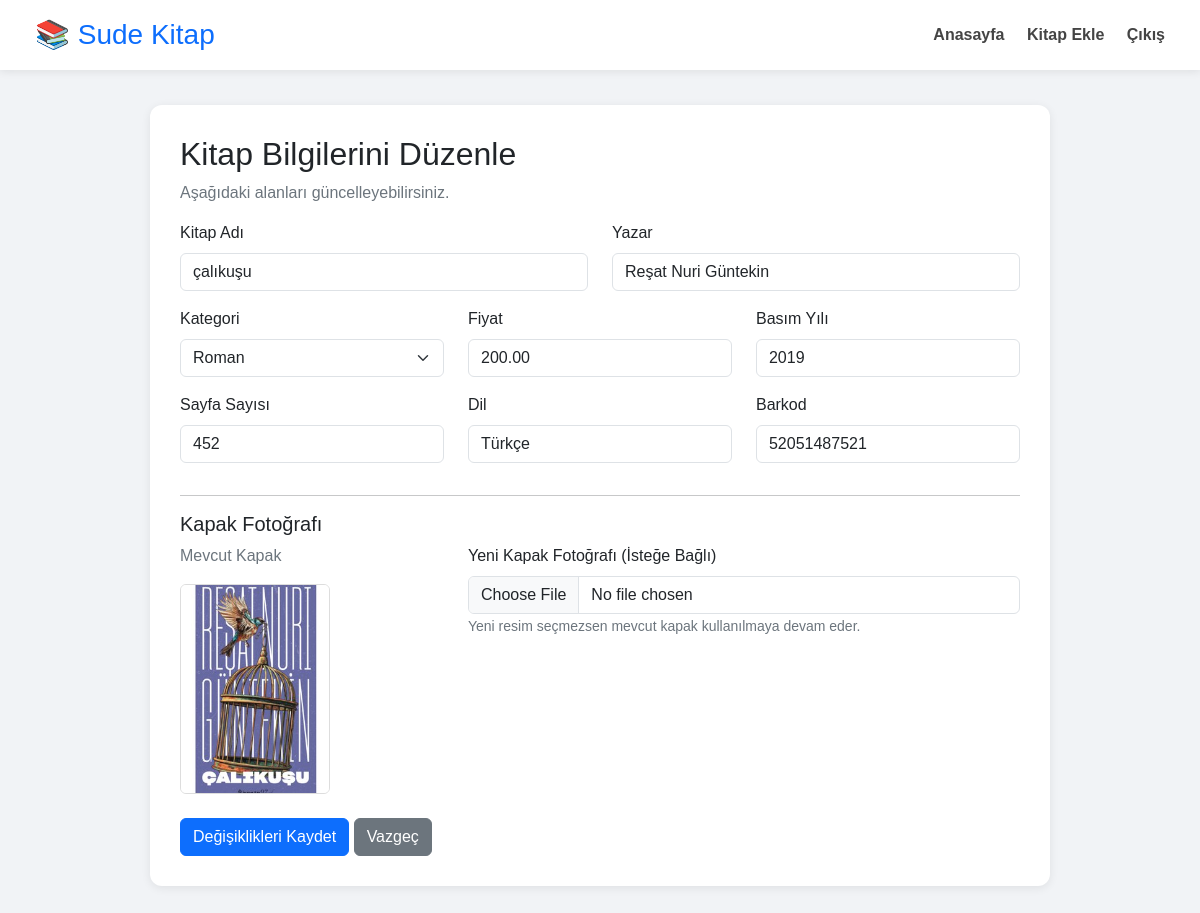
The page /admin/duzenle.php?id=1 (signed in) on the database its author committed.
### tables this page shows
CREATE TABLE `kitaplar` (
  `kitap_id` int(11) NOT NULL,
  `kitap_adi` varchar(150) NOT NULL,
  `kitap_turu` int(11) NOT NULL,
  `yazar` varchar(100) NOT NULL,
  `sayfa` int(11) DEFAULT NULL,
  `yili` int(11) DEFAULT NULL,
  `dili` varchar(50) DEFAULT NULL,
  `fiyat` decimal(10,2) DEFAULT NULL,
  `barkod` varchar(50) DEFAULT NULL,
  `kapak_foto` varchar(255) DEFAULT NULL,
  `ozet` text DEFAULT NULL,
  `eklenme_tarihi` timestamp NOT NULL DEFAULT current_timestamp()
);

### admin/duzenle.php (the view, shortened to what this page needs)
<?php
include("../includes/db.php");
$id = (int)$_GET["id"];
$kitap = mysqli_query($baglanti,"SELECT * FROM kitaplar WHERE kitap_id='$id'");
$veri = mysqli_fetch_assoc($kitap);
$kategoriler = mysqli_query($baglanti,"SELECT * FROM kategoriler");
?>
<!DOCTYPE html>
<html lang="tr">
<head>
<link href="https://cdn.jsdelivr.net/npm/bootstrap@5.3.3/dist/css/bootstrap.min.css" rel="stylesheet">
</head>
<body>
<header>
<h3>📚 Sude Kitap</h3>
<div>
<a href="index.php">Anasayfa</a>
<a href="ekle.php">Kitap Ekle</a>
<a href="cikis.php">Çıkış</a>
</div>
</header>
<div class="kutu">
<h2>Kitap Bilgilerini Düzenle</h2>
<p class="text-secondary">
Aşağıdaki alanları güncelleyebilirsiniz.
</p>
<form method="POST" enctype="multipart/form-data">
<div class="row">
<div class="col-md-6 mb-3">
<label class="form-label">Kitap Adı</label>
<input
type="text"
name="kitap_adi"
class="form-control"
value="<?php echo htmlspecialchars($veri['kitap_adi']); ?>"
required>
</div>
<div class="col-md-6 mb-3">
<label class="form-label">Yazar</label>
<input
type="text"
name="yazar"
class="form-control"
value="<?php echo htmlspecialchars($veri['yazar']); ?>"
required>
</div>
</div>
<div class="row">
    <div class="col-md-4 mb-3">
        <label class="form-label">Kategori</label>
        <select name="kitap_turu" class="form-select">
            <?php
            while($kategori = mysqli_fetch_assoc($kategoriler)){
                $secili = "";
                if($kategori["kategori_id"] == $veri["kitap_turu"]){
                    $secili = "selected";
                }
            ?>
            <option
                value="<?php echo $kategori["kategori_id"]; ?>"
                <?php echo $secili; ?>>
                <?php echo $kategori["kategori_adi"]; ?>
            </option>
            <?php } ?>
        </select>
    </div>
    <div class="col-md-4 mb-3">
        <label class="form-label">Fiyat</label>
        <input
        type="number"
        step="0.01"
        name="fiyat"
        class="form-control"
        value="<?php echo $veri["fiyat"]; ?>">
    </div>
    <div class="col-md-4 mb-3">
        <label class="form-label">Basım Yılı</label>
        <input
        type="number"
        name="yili"
        class="form-control"
        value="<?php echo $veri["yili"]; ?>">
    </div>
</div>
<div class="row">
    <div class="col-md-4 mb-3">
        <label class="form-label">Sayfa Sayısı</label>
        <input
        type="number"
        name="sayfa"
        class="form-control"
        value="<?php echo $veri["sayfa"]; ?>">
    </div>
    <div class="col-md-4 mb-3">
        <label class="form-label">Dil</label>
        <input
        type="text"
        name="dili"
        class="form-control"
        value="<?php echo htmlspecialchars($veri["dili"]); ?>">
    </div>
    <div class="col-md-4 mb-3">
        <label class="form-label">Barkod</label>
        <input
        type="text"
        name="barkod"
        class="form-control"
        value="<?php echo htmlspecialchars($veri["barkod"]); ?>">
    </div>
</div>
<hr>
<h5>Kapak Fotoğrafı</h5>
<div class="row">
    <div class="col-md-4">
        <p class="text-secondary">Mevcut Kapak</p>
        <img
        src="../assets/img/<?php echo $veri["kapak_foto"]; ?>"
        id="onizleme"
        class="onizleme">
    </div>
    <div class="col-md-8">
        <label class="form-label">
            Yeni Kapak Fotoğrafı (İsteğe Bağlı)
        </label>
        <input
        type="file"
        name="kapak_foto"
        class="form-control"
        accept="image/*"
        onchange="resimGoster(event)">
        <small class="text-secondary">
            Yeni resim seçmezsen mevcut kapak kullanılmaya devam eder.
        </small>
    </div>
</div>
<div class="mt-4">
    <button
    type="submit"
    name="guncelle"
    class="btn btn-primary">
        Değişiklikleri Kaydet
    </button>
    <a
    href="index.php"
    class="btn btn-secondary">
        Vazgeç
    </a>
</div>
</div>
</body>
</html>

### admin/duzenle.php (style rules this page uses)
body { background:#f1f3f6; font-family:Arial, Helvetica, sans-serif; }
header { background:white; padding:18px 35px; display:flex; justify-content:space-between; align-items:center; box-shadow:0 2px 8px rgba(0,0,0,.08); }
header h3 { margin:0; color:#0d6efd; }
header a { text-decoration:none; margin-left:18px; color:#444; font-weight:bold; }
.kutu { width:900px; max-width:95%; margin:35px auto; background:white; padding:30px; border-radius:12px; box-shadow:0 2px 10px rgba(0,0,0,.08); }
.onizleme { width:150px; height:210px; object-fit:cover; border:1px solid #ddd; border-radius:6px; }

### rows shown on the page
kitaplar: kitap_adi "çalıkuşu", yazar "Reşat Nuri Güntekin", fiyat "200.00", yili "2019", sayfa "452", dili "Türkçe", barkod "52051487521", kapak_foto (picture)

### other values the page prints
form field kitap_turu "Roman"
